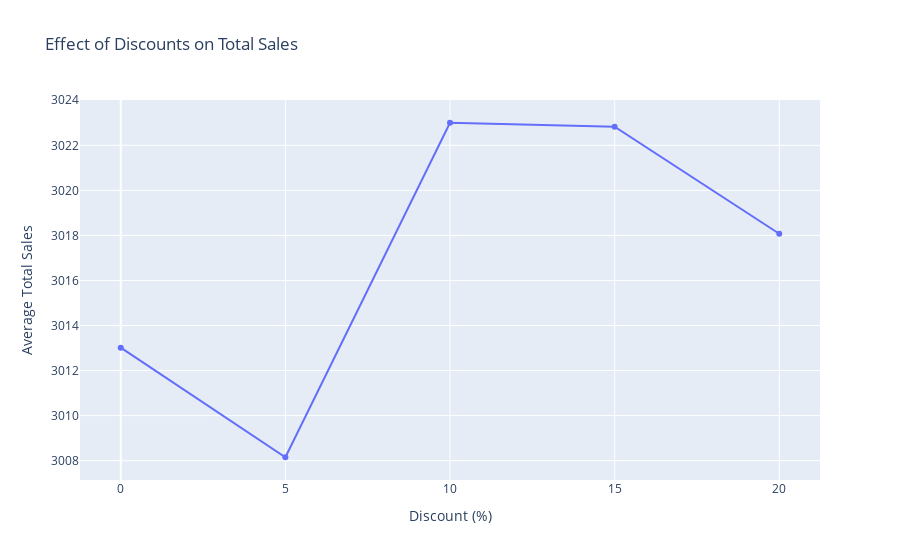

The notebook cell saved with this chart:
### Code cell
discount_sales = df.groupby('Discount')['Total_Sales'].mean().reset_index()
fig = px.line(
    discount_sales,
    x='Discount',
    y='Total_Sales',
    markers=True,
    title='Effect of Discounts on Total Sales',
    labels={'Discount': 'Discount (%)', 'Total_Sales': 'Average Total Sales'}
)

fig.show()

### Figure 1 — Plotly figure (JSON) as saved in the notebook; plotly's stock layout.template omitted (floating-point values rounded to 4 significant figures)
{"data": [{"hovertemplate": "Discount (%)=%{x}<br>Average Total Sales=%{y}<extra></extra>", "legendgroup": "", "line": {"color": "#636efa", "dash": "solid"}, "marker": {"symbol": "circle"}, "mode": "lines+markers", "name": "", "orientation": "v", "showlegend": false, "type": "scatter", "x": [0, 5, 10, 15, 20], "xaxis": "x", "y": [3013.0, 3008.0, 3023.0, 3023.0, 3018.0], "yaxis": "y"}], "layout": {"legend": {"tracegroupgap": 0}, "title": {"text": "Effect of Discounts on Total Sales"}, "xaxis": {"anchor": "y", "domain": [0, 1], "title": {"text": "Discount (%)"}}, "yaxis": {"anchor": "x", "domain": [0, 1], "title": {"text": "Average Total Sales"}}}}
